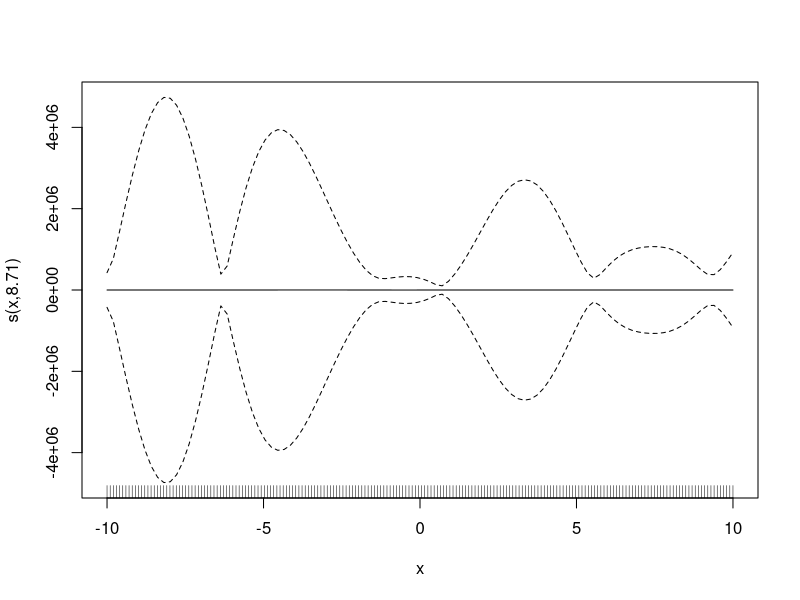

The R script that drew this image:
## This files contains the R code to generate some test for the GAM function ##
## Documentation for MGCV is available at: http://cran.r-project.org/web/packages/mgcv/mgcv.pdf

library('mgcv')


x = seq(from = -10, to = 10, length.out = 200)
poly = x*x +  x

y = 1/(1+ exp(-poly))

y[y>0.5] = 1
y[y<0.5] = 0
df = data.frame(x,y)
gam1 = gam(y~s(x) , family = binomial(), data = df, sp = 0)

gam1$coefficients

plot(gam1)

'>>>
(Intercept)             x        s(x).1        s(x).2        s(x).3        s(x).4        s(x).5 
 3.366834e+03  1.999406e-01  1.083902e+03 -6.593389e+03 -1.385796e+03 -4.538229e+03 -1.401602e+03 
       s(x).6        s(x).7        s(x).8        s(x).9 
 4.247784e+03  1.407303e+03 -1.686344e+04  3.445801e-03 
'


